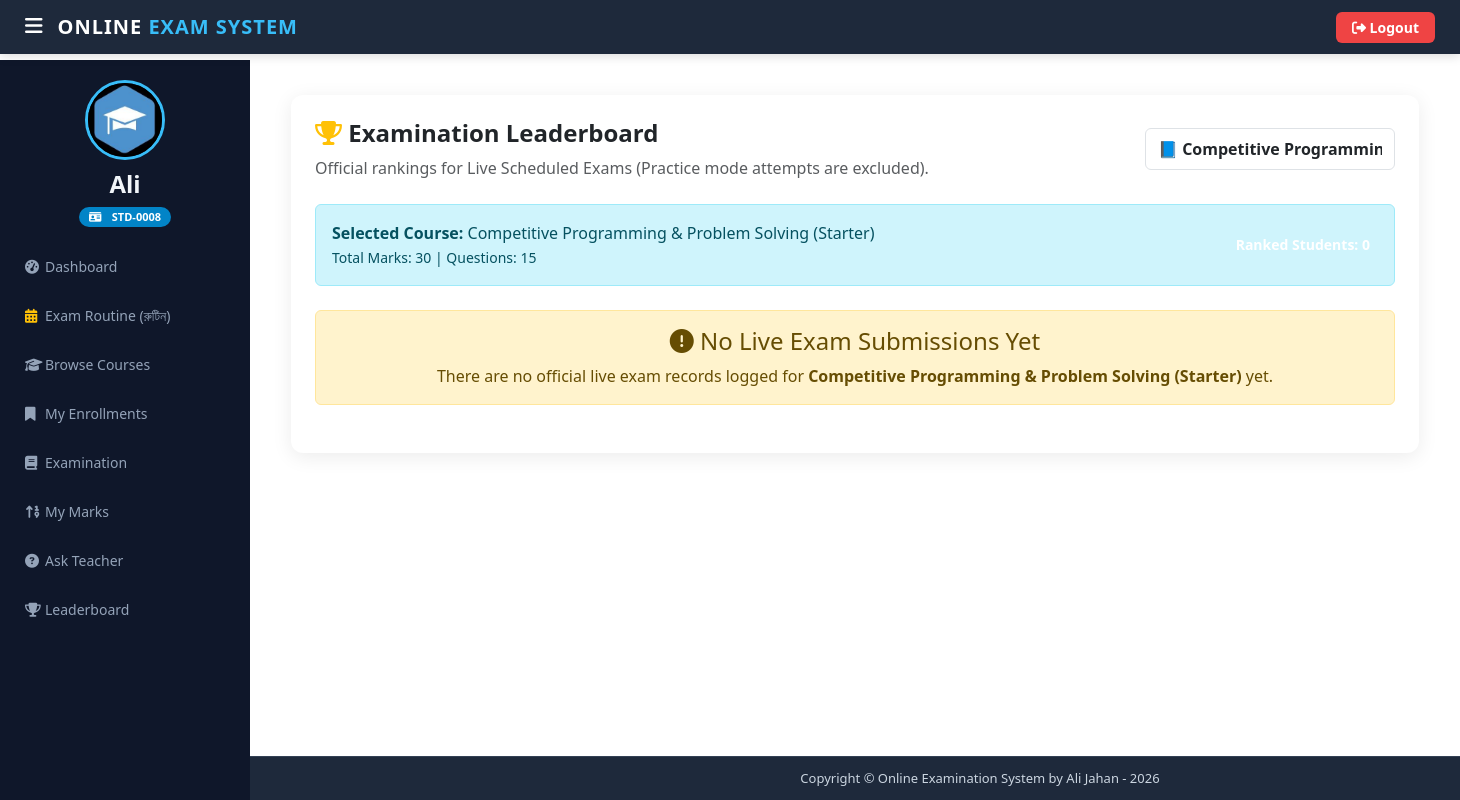
The app's page /student/leaderboard (signed in), older data.
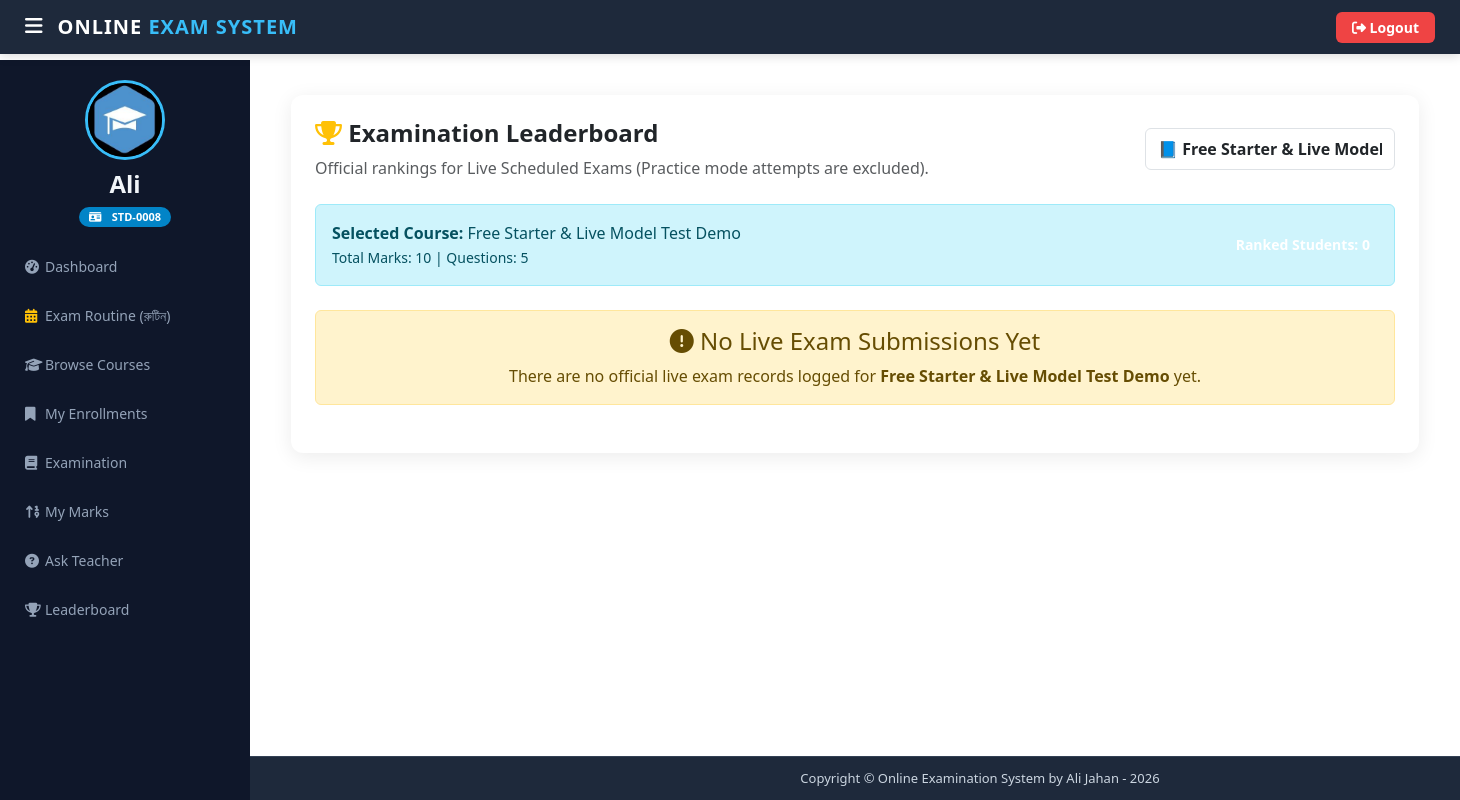
The same page, newer data.
### exam/models.py (models this page shows, shortened)
class Course(models.Model):
    course_name = models.CharField(max_length=200)
    question_number = models.PositiveIntegerField(default=0)
    total_marks = models.PositiveIntegerField(default=0)
    start_time = models.DateTimeField(null=True, blank=True)
    end_time = models.DateTimeField(null=True, blank=True)
    result_publish_time = models.DateTimeField(null=True, blank=True)
    slug = models.SlugField(max_length=220, unique=True, blank=True, null=True)
    category = models.ForeignKey(CourseCategory, on_delete=models.SET_NULL, null=True, blank=True, related_name='courses')
    teacher = models.ForeignKey(Teacher, on_delete=models.SET_NULL, null=True, blank=True, related_name='courses')
    description = models.TextField(blank=True)
    thumbnail = models.ImageField(upload_to='course_thumbnails/', null=True, blank=True)
    price = models.DecimalField(max_digits=8, decimal_places=2, default=0.00)
    original_price = models.DecimalField(max_digits=8, decimal_places=2, default=0.00, blank=True)
    negative_marking = models.FloatField(default=0.25)
    routine_date = models.DateField(null=True, blank=True)
    routine_syllabus = models.TextField(blank=True, default='')
    batch_title = models.CharField(max_length=150, blank=True, default='')
    is_free = models.BooleanField(default=False)
    is_active = models.BooleanField(default=True)
    created_at = models.DateTimeField(auto_now_add=True, null=True, blank=True)
    updated_at = models.DateTimeField(auto_now=True, null=True, blank=True)
    class Meta:
        ordering = ['-created_at']

### student/views.py (the view, shortened to what this page needs)
# urls.py: path('leaderboard', views.leaderboard_view,name='leaderboard'),
@login_required
def leaderboard_view(request, pk=None):
    courses = QMODEL.Course.objects.all()
    selected_course = None
    if pk:
        try:
            selected_course = QMODEL.Course.objects.get(id=pk)
        except QMODEL.Course.DoesNotExist:
            pass
    if not selected_course and courses.exists():
        selected_course = courses.first()
    leaderboard_data = []
    if selected_course:
        results = QMODEL.Result.objects.filter(exam=selected_course, is_practice=False).order_by('-marks', 'date')
        seen_students = set()
        rank = 1
    if request.user.is_superuser or request.user.is_staff:
        base_template = 'exam/adminbase.html'
    elif TMODEL.Teacher.objects.filter(user=request.user).exists():
        base_template = 'teacher/teacherbase.html'
    elif models.Student.objects.filter(user=request.user).exists():
        base_template = 'student/studentbase.html'
    else:
        base_template = 'exam/adminbase.html'
    return render(request, 'student/leaderboard.html', {
        'courses': courses,
        'selected_course': selected_course,
        'leaderboard_data': leaderboard_data,
        'base_template': base_template
    })

### student/models.py (called while the page is built)
    @property
    def student_id(self):
        return f"STD-{self.id:04d}"

### templates/student/leaderboard.html (shortened to what the changed rows need)
{% extends base_template %}
{% block content %}
{% load static %}
<head>
</head>
<div class="container-fluid px-3 my-2">
  <div class="card-box">
    <div class="d-flex justify-content-between align-items-center mb-4 flex-wrap" style="gap: 15px;">
      <div>
        <h2 style="font-size: 24px; font-weight: bold;"><i class="fas fa-trophy text-warning"></i> Examination Leaderboard</h2>
      </div>
      <div>
        <select class="form-control" style="width: 250px; height: 42px; font-weight: bold;" onchange="location = this.value;">
          {% for c in courses %}
            <option value="/student/leaderboard/{{ c.id }}" {% if selected_course and selected_course.id == c.id %}selected{% endif %}>
              📘 {{ c.course_name }}
            </option>
          {% endfor %}
        </select>
      </div>
    </div>
    {% if selected_course %}
      <div class="alert alert-info d-flex justify-content-between align-items-center mb-4">
        <div>
          <strong>Selected Course:</strong> {{ selected_course.course_name }}<br>
          <small>Total Marks: {{ selected_course.total_marks }} | Questions: {{ selected_course.question_number }}</small>
        </div>
        <span class="badge badge-primary p-2" style="font-size: 14px;">Ranked Students: {{ leaderboard_data|length }}</span>
      </div>
      {% if leaderboard_data %}
        <div class="table-responsive">
          <table class="table table-hover align-middle">
            <thead class="thead-dark">
              <tr>
                <th style="width: 80px;">Rank</th>
                <th>Student</th>
                <th>Score Obtained</th>
                <th>Percentage</th>
                <th>Exam Date</th>
              </tr>
            </thead>
            <tbody>
              {% for item in leaderboard_data %}
              <tr>
                <td>
                  {% if item.rank == 1 %}
                    <div class="rank-badge rank-1" title="Gold Medal - 1st Place">🥇</div>
                  {% elif item.rank == 2 %}
                    <div class="rank-badge rank-2" title="Silver Medal - 2nd Place">🥈</div>
                  {% elif item.rank == 3 %}
                    <div class="rank-badge rank-3" title="Bronze Medal - 3rd Place">🥉</div>
                  {% else %}
                    <div class="rank-badge rank-other">#{{ item.rank }}</div>
                  {% endif %}
                </td>
                <td>
                  <div class="d-flex align-items-center" style="gap: 12px;">
                    {% if item.result.student.profile_pic %}
                      <img src="/static/{{ item.result.student.profile_pic }}" class="student-img" alt="Student Photo">
                    {% else %}
                      <img src="{% static 'image/ali_icon.jpg' %}" class="student-img" alt="Student Photo">
                    {% endif %}
                    <div>
                      <strong style="font-size: 16px;">{{ item.result.student.get_name }}</strong><br>
                      <small class="text-muted"><i class="fas fa-phone"></i> {{ item.result.student.mobile }}</small>
                    </div>
                  </div>
                </td>
                <td>
                  <span class="badge badge-success p-2" style="font-size: 15px;">
                    {{ item.result.marks }} / {{ selected_course.total_marks }}
                  </span>
                </td>
                <td>
                  <strong class="text-primary">
                    {% widthratio item.result.marks selected_course.total_marks 100 %}%
                  </strong>
                </td>
                <td>
                  <small class="text-muted"><i class="far fa-clock"></i> {{ item.result.date|date:"d M Y, h:i A" }}</small>
                </td>
              </tr>
              {% endfor %}
            </tbody>
          </table>
        </div>
      {% else %}
        <div class="alert alert-warning text-center my-4">
          <h4><i class="fas fa-exclamation-circle"></i> No Live Exam Submissions Yet</h4>
          <p class="mb-0">There are no official live exam records logged for <strong>{{ selected_course.course_name }}</strong> yet.</p>
        </div>
      {% endif %}
    {% else %}
      <div class="alert alert-info text-center my-4">
        <h4>No Courses Available</h4>
      </div>
    {% endif %}
  </div>
</div>
{% endblock content %}

Row changes from the older to the newer data that the page shows:
no longer on this page (row edited): Course: course_name "Competitive Programming & Problem Solving (Starter)", total_marks "30", question_number "15"
added Course: course_name "Free Starter & Live Model Test Demo", total_marks "10", question_number "5"
Text that changed along with them:
form field value: "📘 Competitive Programming & Problem Solving (Starter)" → "📘 Free Starter & Live Model Test Demo"
